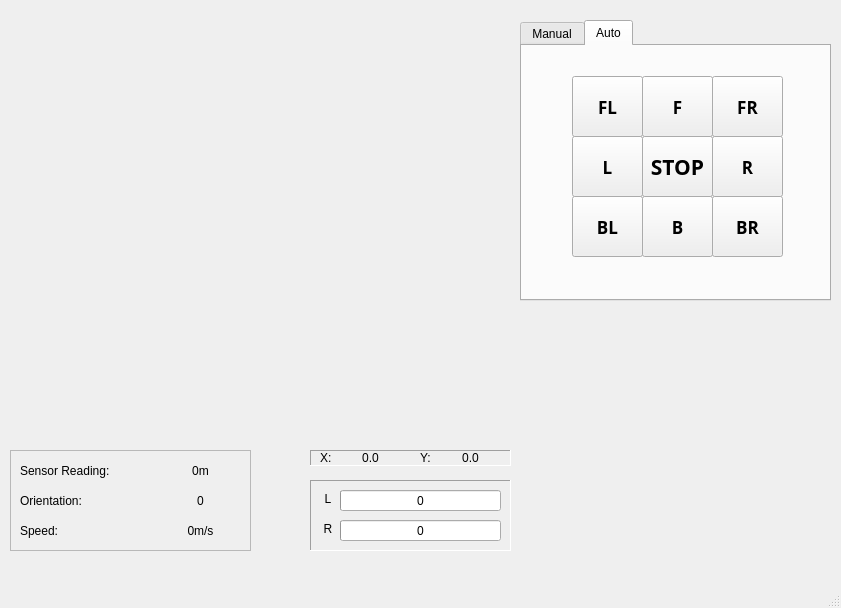
<?xml version="1.0" encoding="UTF-8"?>
<ui version="4.0">
 <class>MainWindow</class>
 <widget class="QMainWindow" name="MainWindow">
  <property name="geometry">
   <rect>
    <x>0</x>
    <y>0</y>
    <width>841</width>
    <height>608</height>
   </rect>
  </property>
  <property name="windowTitle">
   <string>Car Basic ESP32 Host Panel</string>
  </property>
  <property name="documentMode">
   <bool>false</bool>
  </property>
  <property name="tabShape">
   <enum>QTabWidget::Rounded</enum>
  </property>
  <widget class="QWidget" name="centralwidget">
   <widget class="QFrame" name="frame_pwm">
    <property name="geometry">
     <rect>
      <x>310</x>
      <y>480</y>
      <width>201</width>
      <height>71</height>
     </rect>
    </property>
    <property name="frameShape">
     <enum>QFrame::Panel</enum>
    </property>
    <property name="frameShadow">
     <enum>QFrame::Sunken</enum>
    </property>
    <widget class="QLabel" name="pwm_R_label">
     <property name="geometry">
      <rect>
       <x>10</x>
       <y>40</y>
       <width>16</width>
       <height>17</height>
      </rect>
     </property>
     <property name="text">
      <string>R</string>
     </property>
     <property name="alignment">
      <set>Qt::AlignCenter</set>
     </property>
    </widget>
    <widget class="QProgressBar" name="pwm_L_value">
     <property name="geometry">
      <rect>
       <x>30</x>
       <y>10</y>
       <width>161</width>
       <height>21</height>
      </rect>
     </property>
     <property name="maximum">
      <number>1023</number>
     </property>
     <property name="value">
      <number>0</number>
     </property>
     <property name="format">
      <string>%v</string>
     </property>
    </widget>
    <widget class="QProgressBar" name="pwm_R_value">
     <property name="geometry">
      <rect>
       <x>30</x>
       <y>40</y>
       <width>161</width>
       <height>21</height>
      </rect>
     </property>
     <property name="maximum">
      <number>1023</number>
     </property>
     <property name="value">
      <number>0</number>
     </property>
     <property name="format">
      <string>%v</string>
     </property>
    </widget>
    <widget class="QLabel" name="pwm_L_label">
     <property name="geometry">
      <rect>
       <x>10</x>
       <y>10</y>
       <width>16</width>
       <height>17</height>
      </rect>
     </property>
     <property name="text">
      <string>L</string>
     </property>
     <property name="alignment">
      <set>Qt::AlignCenter</set>
     </property>
    </widget>
   </widget>
   <widget class="QFrame" name="frame_position">
    <property name="geometry">
     <rect>
      <x>310</x>
      <y>450</y>
      <width>201</width>
      <height>16</height>
     </rect>
    </property>
    <property name="frameShape">
     <enum>QFrame::Panel</enum>
    </property>
    <property name="frameShadow">
     <enum>QFrame::Sunken</enum>
    </property>
    <widget class="QLabel" name="position_X_label">
     <property name="geometry">
      <rect>
       <x>10</x>
       <y>0</y>
       <width>16</width>
       <height>16</height>
      </rect>
     </property>
     <property name="text">
      <string>X:</string>
     </property>
    </widget>
    <widget class="QLabel" name="position_Y_label">
     <property name="geometry">
      <rect>
       <x>110</x>
       <y>0</y>
       <width>16</width>
       <height>16</height>
      </rect>
     </property>
     <property name="text">
      <string>Y:</string>
     </property>
    </widget>
    <widget class="QLabel" name="position_X_value">
     <property name="geometry">
      <rect>
       <x>30</x>
       <y>0</y>
       <width>61</width>
       <height>16</height>
      </rect>
     </property>
     <property name="text">
      <string>0.0</string>
     </property>
     <property name="alignment">
      <set>Qt::AlignCenter</set>
     </property>
    </widget>
    <widget class="QLabel" name="position_Y_value">
     <property name="geometry">
      <rect>
       <x>130</x>
       <y>0</y>
       <width>61</width>
       <height>16</height>
      </rect>
     </property>
     <property name="text">
      <string>0.0</string>
     </property>
     <property name="alignment">
      <set>Qt::AlignCenter</set>
     </property>
    </widget>
   </widget>
   <widget class="QFrame" name="frame_details">
    <property name="geometry">
     <rect>
      <x>10</x>
      <y>450</y>
      <width>241</width>
      <height>101</height>
     </rect>
    </property>
    <property name="frameShape">
     <enum>QFrame::StyledPanel</enum>
    </property>
    <property name="frameShadow">
     <enum>QFrame::Raised</enum>
    </property>
    <widget class="QLabel" name="speed_label">
     <property name="geometry">
      <rect>
       <x>10</x>
       <y>70</y>
       <width>68</width>
       <height>21</height>
      </rect>
     </property>
     <property name="text">
      <string>Speed:</string>
     </property>
    </widget>
    <widget class="QLabel" name="sensor_reading_label">
     <property name="geometry">
      <rect>
       <x>10</x>
       <y>10</y>
       <width>111</width>
       <height>21</height>
      </rect>
     </property>
     <property name="text">
      <string>Sensor Reading:</string>
     </property>
    </widget>
    <widget class="QLabel" name="speed_value">
     <property name="geometry">
      <rect>
       <x>150</x>
       <y>70</y>
       <width>81</width>
       <height>21</height>
      </rect>
     </property>
     <property name="text">
      <string>0m/s</string>
     </property>
     <property name="alignment">
      <set>Qt::AlignCenter</set>
     </property>
    </widget>
    <widget class="QLabel" name="orientation_value">
     <property name="geometry">
      <rect>
       <x>150</x>
       <y>40</y>
       <width>81</width>
       <height>21</height>
      </rect>
     </property>
     <property name="text">
      <string>0</string>
     </property>
     <property name="alignment">
      <set>Qt::AlignCenter</set>
     </property>
    </widget>
    <widget class="QLabel" name="sensor_reading_value">
     <property name="geometry">
      <rect>
       <x>150</x>
       <y>10</y>
       <width>81</width>
       <height>21</height>
      </rect>
     </property>
     <property name="text">
      <string>0m</string>
     </property>
     <property name="alignment">
      <set>Qt::AlignCenter</set>
     </property>
    </widget>
    <widget class="QLabel" name="orientation_label">
     <property name="geometry">
      <rect>
       <x>10</x>
       <y>40</y>
       <width>91</width>
       <height>21</height>
      </rect>
     </property>
     <property name="text">
      <string>Orientation:</string>
     </property>
    </widget>
   </widget>
   <widget class="QTabWidget" name="controls_widget">
    <property name="geometry">
     <rect>
      <x>520</x>
      <y>20</y>
      <width>311</width>
      <height>281</height>
     </rect>
    </property>
    <property name="tabPosition">
     <enum>QTabWidget::North</enum>
    </property>
    <property name="tabShape">
     <enum>QTabWidget::Rounded</enum>
    </property>
    <property name="currentIndex">
     <number>1</number>
    </property>
    <property name="elideMode">
     <enum>Qt::ElideNone</enum>
    </property>
    <property name="documentMode">
     <bool>false</bool>
    </property>
    <property name="tabsClosable">
     <bool>false</bool>
    </property>
    <property name="movable">
     <bool>false</bool>
    </property>
    <widget class="QWidget" name="controls_manual">
     <attribute name="title">
      <string>Manual</string>
     </attribute>
     <widget class="QPushButton" name="controls_button_motor_start_stop">
      <property name="geometry">
       <rect>
        <x>170</x>
        <y>70</y>
        <width>101</width>
        <height>81</height>
       </rect>
      </property>
      <property name="font">
       <font>
        <weight>75</weight>
        <italic>false</italic>
        <bold>true</bold>
        <strikeout>false</strikeout>
       </font>
      </property>
      <property name="autoFillBackground">
       <bool>false</bool>
      </property>
      <property name="text">
       <string>START</string>
      </property>
      <property name="checkable">
       <bool>false</bool>
      </property>
     </widget>
     <widget class="QFrame" name="frame_controls_pwm">
      <property name="geometry">
       <rect>
        <x>20</x>
        <y>10</y>
        <width>101</width>
        <height>221</height>
       </rect>
      </property>
      <property name="frameShape">
       <enum>QFrame::Panel</enum>
      </property>
      <property name="frameShadow">
       <enum>QFrame::Raised</enum>
      </property>
      <property name="lineWidth">
       <number>2</number>
      </property>
      <widget class="QLabel" name="controls_pwm_L_label">
       <property name="geometry">
        <rect>
         <x>20</x>
         <y>190</y>
         <width>21</width>
         <height>17</height>
        </rect>
       </property>
       <property name="text">
        <string>L</string>
       </property>
       <property name="alignment">
        <set>Qt::AlignCenter</set>
       </property>
      </widget>
      <widget class="QLabel" name="controls_pwm_R_label">
       <property name="geometry">
        <rect>
         <x>60</x>
         <y>190</y>
         <width>21</width>
         <height>17</height>
        </rect>
       </property>
       <property name="text">
        <string>R</string>
       </property>
       <property name="alignment">
        <set>Qt::AlignCenter</set>
       </property>
      </widget>
      <widget class="QLabel" name="frame_controls_pwm_label">
       <property name="geometry">
        <rect>
         <x>0</x>
         <y>10</y>
         <width>101</width>
         <height>17</height>
        </rect>
       </property>
       <property name="text">
        <string>PWM</string>
       </property>
       <property name="scaledContents">
        <bool>false</bool>
       </property>
       <property name="alignment">
        <set>Qt::AlignBottom|Qt::AlignHCenter</set>
       </property>
       <property name="wordWrap">
        <bool>false</bool>
       </property>
      </widget>
      <widget class="QSlider" name="controls_pwm_R">
       <property name="geometry">
        <rect>
         <x>60</x>
         <y>30</y>
         <width>21</width>
         <height>161</height>
        </rect>
       </property>
       <property name="maximum">
        <number>1023</number>
       </property>
       <property name="pageStep">
        <number>100</number>
       </property>
       <property name="value">
        <number>0</number>
       </property>
       <property name="sliderPosition">
        <number>0</number>
       </property>
       <property name="tracking">
        <bool>true</bool>
       </property>
       <property name="orientation">
        <enum>Qt::Vertical</enum>
       </property>
       <property name="invertedAppearance">
        <bool>false</bool>
       </property>
       <property name="invertedControls">
        <bool>false</bool>
       </property>
       <property name="tickPosition">
        <enum>QSlider::TicksBothSides</enum>
       </property>
       <property name="tickInterval">
        <number>100</number>
       </property>
      </widget>
      <widget class="QSlider" name="controls_pwm_L">
       <property name="geometry">
        <rect>
         <x>20</x>
         <y>30</y>
         <width>21</width>
         <height>161</height>
        </rect>
       </property>
       <property name="maximum">
        <number>1023</number>
       </property>
       <property name="pageStep">
        <number>100</number>
       </property>
       <property name="value">
        <number>0</number>
       </property>
       <property name="sliderPosition">
        <number>0</number>
       </property>
       <property name="tracking">
        <bool>true</bool>
       </property>
       <property name="orientation">
        <enum>Qt::Vertical</enum>
       </property>
       <property name="invertedAppearance">
        <bool>false</bool>
       </property>
       <property name="invertedControls">
        <bool>false</bool>
       </property>
       <property name="tickPosition">
        <enum>QSlider::TicksBothSides</enum>
       </property>
       <property name="tickInterval">
        <number>100</number>
       </property>
      </widget>
     </widget>
    </widget>
    <widget class="QWidget" name="controls_auto">
     <attribute name="title">
      <string>Auto</string>
     </attribute>
     <widget class="QPushButton" name="controls_button_motor_F">
      <property name="geometry">
       <rect>
        <x>120</x>
        <y>30</y>
        <width>71</width>
        <height>61</height>
       </rect>
      </property>
      <property name="font">
       <font>
        <family>Ubuntu Mono</family>
        <pointsize>13</pointsize>
        <weight>75</weight>
        <bold>true</bold>
       </font>
      </property>
      <property name="text">
       <string>F</string>
      </property>
      <property name="checkable">
       <bool>true</bool>
      </property>
      <property name="checked">
       <bool>false</bool>
      </property>
      <property name="autoExclusive">
       <bool>false</bool>
      </property>
      <property name="default">
       <bool>false</bool>
      </property>
     </widget>
     <widget class="QPushButton" name="controls_button_motor_B">
      <property name="geometry">
       <rect>
        <x>120</x>
        <y>150</y>
        <width>71</width>
        <height>61</height>
       </rect>
      </property>
      <property name="font">
       <font>
        <family>Ubuntu Mono</family>
        <pointsize>13</pointsize>
        <weight>75</weight>
        <bold>true</bold>
       </font>
      </property>
      <property name="text">
       <string>B</string>
      </property>
      <property name="checkable">
       <bool>true</bool>
      </property>
     </widget>
     <widget class="QPushButton" name="controls_button_motor_R">
      <property name="geometry">
       <rect>
        <x>190</x>
        <y>90</y>
        <width>71</width>
        <height>61</height>
       </rect>
      </property>
      <property name="font">
       <font>
        <family>Ubuntu Mono</family>
        <pointsize>13</pointsize>
        <weight>75</weight>
        <bold>true</bold>
       </font>
      </property>
      <property name="text">
       <string>R</string>
      </property>
      <property name="checkable">
       <bool>true</bool>
      </property>
      <property name="checked">
       <bool>false</bool>
      </property>
      <property name="autoExclusive">
       <bool>false</bool>
      </property>
      <property name="autoDefault">
       <bool>false</bool>
      </property>
      <property name="default">
       <bool>false</bool>
      </property>
      <property name="flat">
       <bool>false</bool>
      </property>
     </widget>
     <widget class="QPushButton" name="controls_button_motor_L">
      <property name="geometry">
       <rect>
        <x>50</x>
        <y>90</y>
        <width>71</width>
        <height>61</height>
       </rect>
      </property>
      <property name="font">
       <font>
        <family>Ubuntu Mono</family>
        <pointsize>13</pointsize>
        <weight>75</weight>
        <bold>true</bold>
       </font>
      </property>
      <property name="text">
       <string>L</string>
      </property>
      <property name="checkable">
       <bool>true</bool>
      </property>
     </widget>
     <widget class="QPushButton" name="controls_button_motor_FR">
      <property name="geometry">
       <rect>
        <x>190</x>
        <y>30</y>
        <width>71</width>
        <height>61</height>
       </rect>
      </property>
      <property name="font">
       <font>
        <family>Ubuntu Mono</family>
        <pointsize>13</pointsize>
        <weight>75</weight>
        <bold>true</bold>
       </font>
      </property>
      <property name="text">
       <string>FR</string>
      </property>
      <property name="checkable">
       <bool>true</bool>
      </property>
      <property name="checked">
       <bool>false</bool>
      </property>
      <property name="autoExclusive">
       <bool>false</bool>
      </property>
     </widget>
     <widget class="QPushButton" name="controls_button_motor_FL">
      <property name="geometry">
       <rect>
        <x>50</x>
        <y>30</y>
        <width>71</width>
        <height>61</height>
       </rect>
      </property>
      <property name="font">
       <font>
        <family>Ubuntu Mono</family>
        <pointsize>13</pointsize>
        <weight>75</weight>
        <bold>true</bold>
       </font>
      </property>
      <property name="text">
       <string>FL</string>
      </property>
      <property name="checkable">
       <bool>true</bool>
      </property>
     </widget>
     <widget class="QPushButton" name="controls_button_motor_BL">
      <property name="geometry">
       <rect>
        <x>50</x>
        <y>150</y>
        <width>71</width>
        <height>61</height>
       </rect>
      </property>
      <property name="font">
       <font>
        <family>Ubuntu Mono</family>
        <pointsize>13</pointsize>
        <weight>75</weight>
        <bold>true</bold>
       </font>
      </property>
      <property name="text">
       <string>BL</string>
      </property>
      <property name="checkable">
       <bool>true</bool>
      </property>
     </widget>
     <widget class="QPushButton" name="controls_button_motor_BR">
      <property name="geometry">
       <rect>
        <x>190</x>
        <y>150</y>
        <width>71</width>
        <height>61</height>
       </rect>
      </property>
      <property name="font">
       <font>
        <family>Ubuntu Mono</family>
        <pointsize>13</pointsize>
        <weight>75</weight>
        <bold>true</bold>
       </font>
      </property>
      <property name="text">
       <string>BR</string>
      </property>
      <property name="checkable">
       <bool>true</bool>
      </property>
     </widget>
     <widget class="QPushButton" name="controls_auto_button_motor_stop">
      <property name="geometry">
       <rect>
        <x>120</x>
        <y>90</y>
        <width>71</width>
        <height>61</height>
       </rect>
      </property>
      <property name="font">
       <font>
        <family>Ubuntu Mono</family>
        <pointsize>16</pointsize>
        <weight>75</weight>
        <bold>true</bold>
       </font>
      </property>
      <property name="text">
       <string>STOP</string>
      </property>
      <property name="checkable">
       <bool>false</bool>
      </property>
      <property name="checked">
       <bool>false</bool>
      </property>
      <property name="autoExclusive">
       <bool>false</bool>
      </property>
      <property name="default">
       <bool>false</bool>
      </property>
     </widget>
    </widget>
   </widget>
   <widget class="QWidget" name="robot_map" native="true">
    <property name="geometry">
     <rect>
      <x>10</x>
      <y>10</y>
      <width>501</width>
      <height>431</height>
     </rect>
    </property>
   </widget>
   <zorder>robot_map</zorder>
   <zorder>frame_details</zorder>
   <zorder>frame_pwm</zorder>
   <zorder>frame_controls_pwm_label</zorder>
   <zorder>frame_controls_pwm_label</zorder>
   <zorder>frame_position</zorder>
   <zorder>frame_controls_pwm_label</zorder>
   <zorder>controls_widget</zorder>
  </widget>
  <widget class="QStatusBar" name="statusbar"/>
  <action name="actionExit">
   <property name="enabled">
    <bool>true</bool>
   </property>
   <property name="text">
    <string>Exit</string>
   </property>
   <property name="softKeyRole">
    <enum>QAction::NoSoftKey</enum>
   </property>
  </action>
 </widget>
 <resources/>
 <connections/>
</ui>
